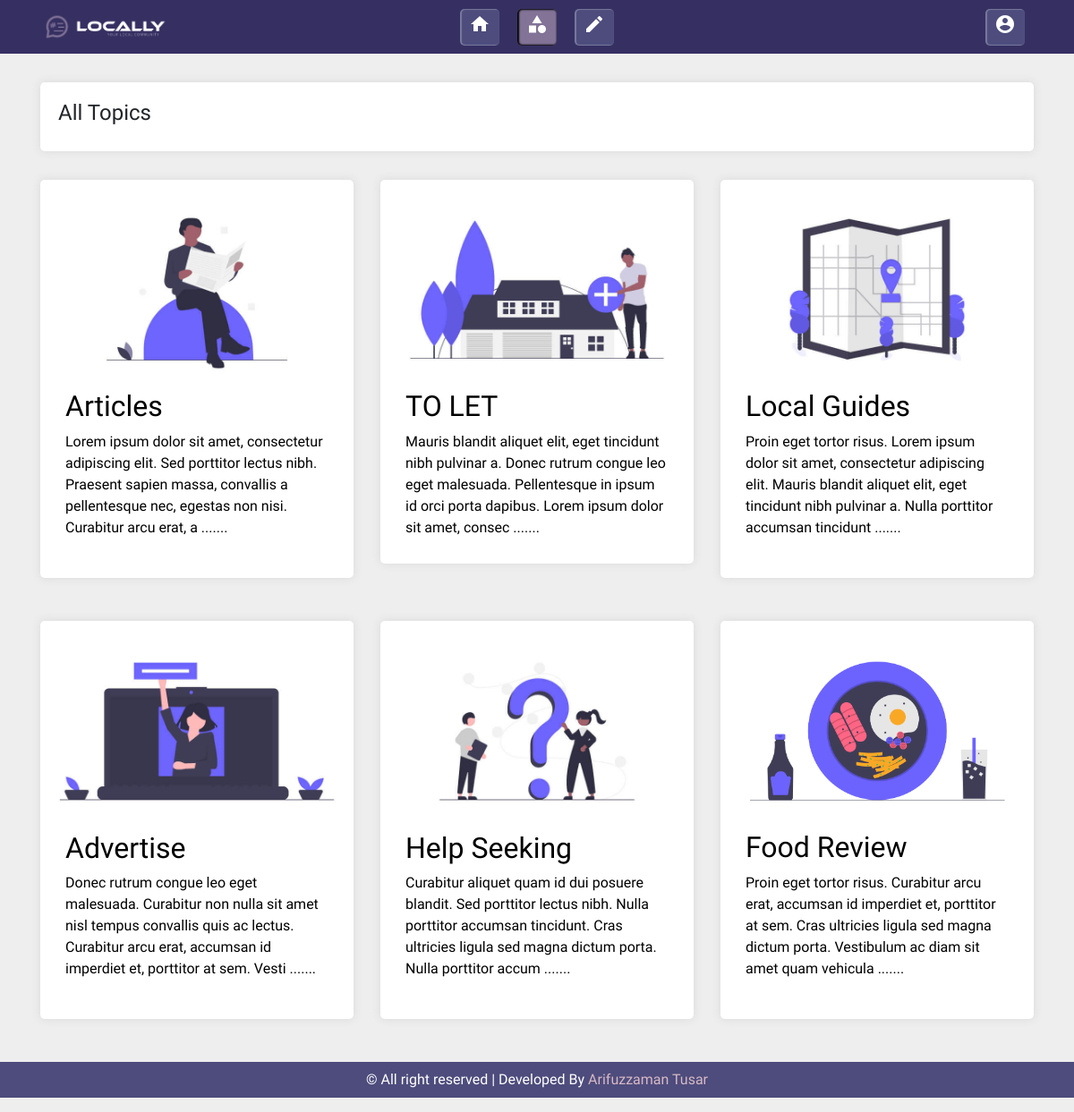
Page /topic.php (signed in) on the committed database.
### tables this page shows
CREATE TABLE `topic` (
  `id` int(20) NOT NULL,
  `name` varchar(20) NOT NULL,
  `slug` varchar(20) NOT NULL,
  `discription` longtext NOT NULL,
  `image` varchar(150) NOT NULL
);

### topic.php (the view, shortened to what this page needs)
<?php
include "header.php";
?>
<div class="page_body">
    <div class="container">
        <div class="p-3"></div>
        <div class="widget">
            <h4>All Topics</h4>
        </div>
        <div class="p-3"></div>
        <div class="row">
            <?php
            $topic_query = " SELECT * FROM `topic`  ORDER BY id DESC";
            $result = mysqli_query($con, $topic_query);
            if (mysqli_num_rows($result) > 0) {
                while ($row = mysqli_fetch_assoc($result)) {
                    $topic_id = $row["id"];
                    $topic_name = $row["name"];
                    $topic_disc = $row["discription"];
                    $topic_image = $row["image"];
                    $topic_disc_length = strlen($topic_disc);
                    if ($topic_disc_length > 60) {
                        $topic_disc_short = substr($topic_disc, 0, 180) . "&nbsp;" . "<a href='../single-topic.php?topic-id=" . $topic_id . "'>.......</a>";
                    } else {
                        $topic_disc_short = $topic_disc;
                    }
            ?>
                    <div class="col-md-4 col-sm-4  pb-5">
                        <a href="single-topic.php?topic-id=<?php echo $topic_id ?>">
                            <div class="widget widget-hover">
                                <img src="uploads/topic__image/<?php echo $topic_image?>" width="100%" alt="">
                                <div class="p-2">
                                    <div class="h2"><?php echo $topic_name?></div>
                                    <div class="topic-details"> <?php echo $topic_disc_short ?>
                                    </div>
                                </div>
                            </div>
                        </a>
                    </div>
            <?php
                }
            }
            ?>
        </div>
    </div>
</div>
<?php
include 'footer.php';
?>

### css/style.css (style rules this page uses)
* { font-family: "Hind Siliguri", sans-serif; }
a { color: black; }
body { background: rgb(238, 238, 238); }
.widget { transition: 0.5s; box-shadow: 0px 0px 10px rgba(207, 207, 207, 0.664); padding: 20px; background: white; border-radius: 5px; }

### topic.php (style rules this page uses)
.topic-details { color: red !important; }

### rows in the picture
topic: image (picture), name "Articles", discription "Lorem ipsum dolor sit amet, consectetur adipiscing elit. Sed porttitor lectus nibh. Praesent sapien massa, convallis a pellentesque nec, egestas non nisi. Curabitur arcu erat, a"
topic: image (picture), name "TO LET", discription "Mauris blandit aliquet elit, eget tincidunt nibh pulvinar a. Donec rutrum congue leo eget malesuada. Pellentesque in ipsum id orci porta dapibus. Lorem ipsum dolor sit amet, consec"
topic: image (picture), name "Local Guides", discription "Proin eget tortor risus. Lorem ipsum dolor sit amet, consectetur adipiscing elit. Mauris blandit aliquet elit, eget tincidunt nibh pulvinar a. Nulla porttitor accumsan tincidunt"
topic: image (picture), name "Advertise", discription "Donec rutrum congue leo eget malesuada. Curabitur non nulla sit amet nisl tempus convallis quis ac lectus. Curabitur arcu erat, accumsan id imperdiet et, porttitor at sem. Vesti"
topic: image (picture), name "Help Seeking", discription "Curabitur aliquet quam id dui posuere blandit. Sed porttitor lectus nibh. Nulla porttitor accumsan tincidunt. Cras ultricies ligula sed magna dictum porta. Nulla porttitor accum"
topic: image (picture), name "Food Review", discription "Proin eget tortor risus. Curabitur arcu erat, accumsan id imperdiet et, porttitor at sem. Cras ultricies ligula sed magna dictum porta. Vestibulum ac diam sit amet quam vehicula"
